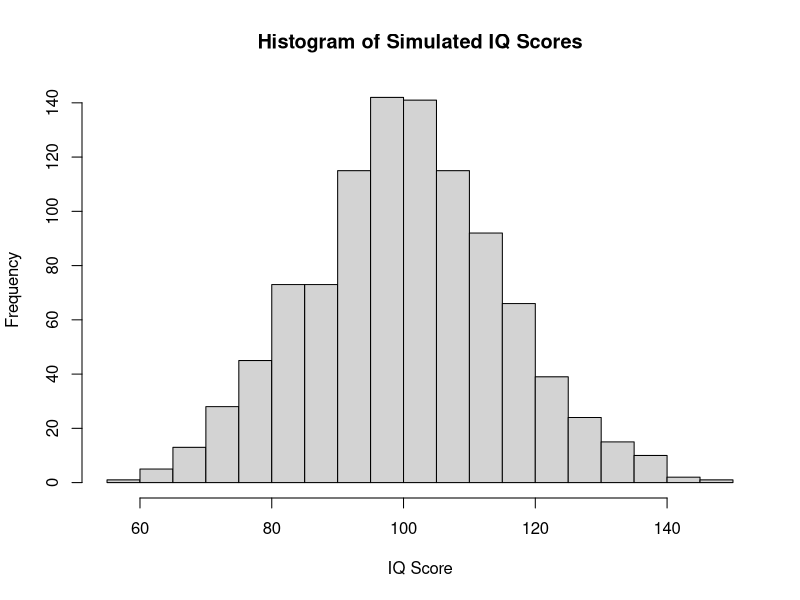
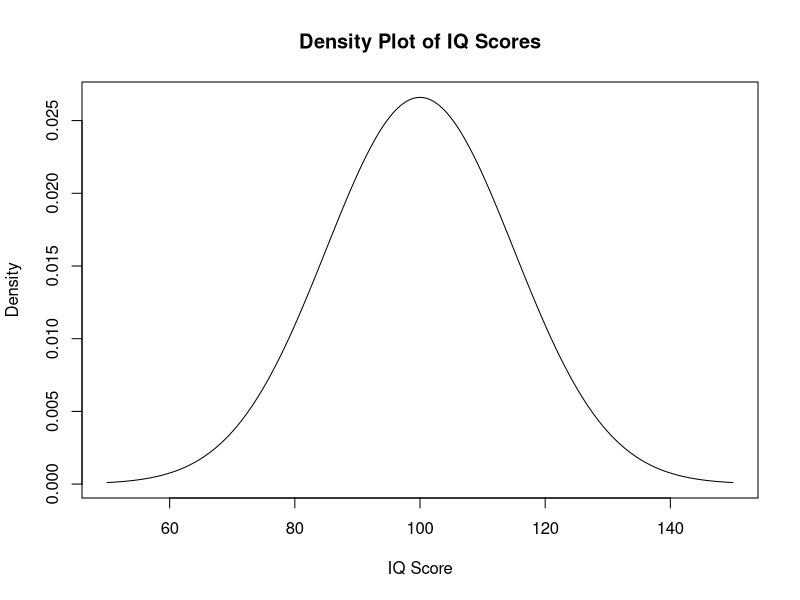
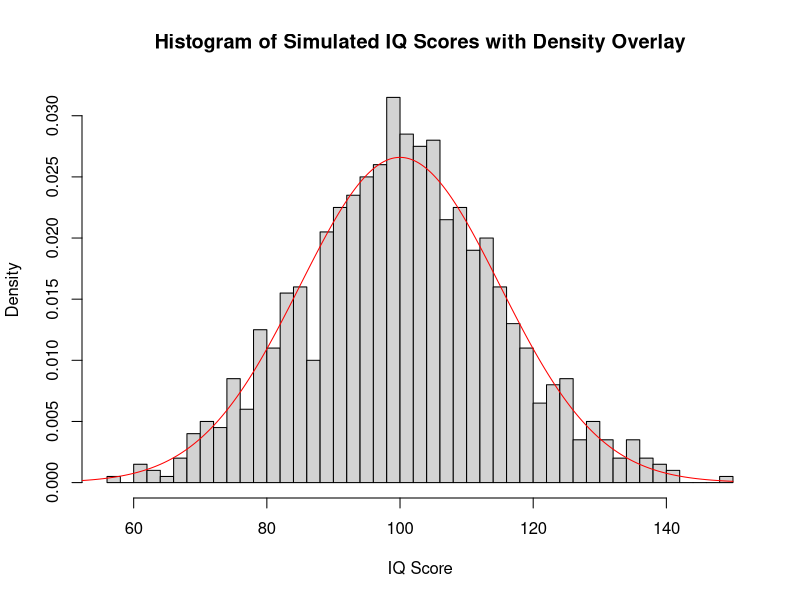
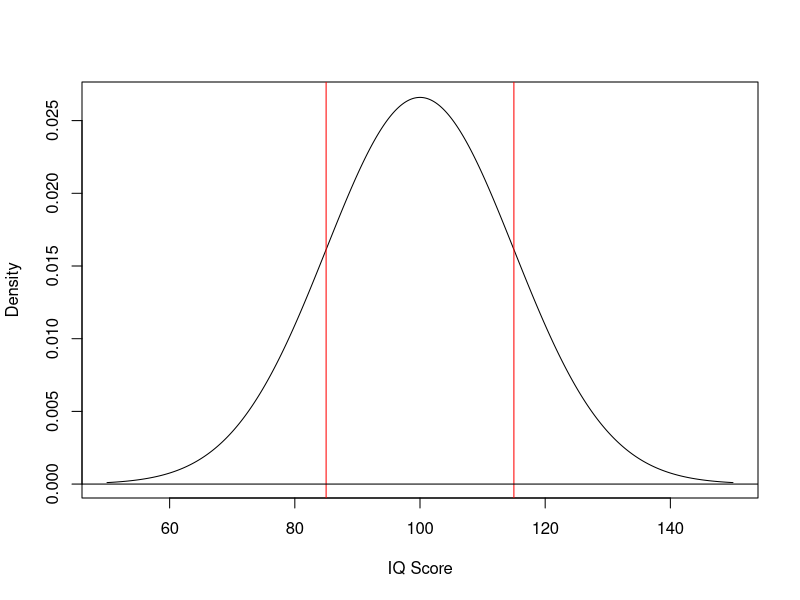

Recreate these plots in R, in order.
## ---- chunk 1

set.seed(123)  # for reproducibility
n <- 1000

# Generate random IQ scores
iq_scores <- rnorm(n, mean = 100, sd = 15)


# Visualize the distribution
hist(iq_scores, 
     breaks = 30, 
     main = "Histogram of Simulated IQ Scores", 
     xlab = "IQ Score")


## ---- chunk 2

# Get a range of x values
x_values <- seq(50, 150, length.out = 1000)

                
# Calculate the density values for the normal distribution
density_values <- dnorm(x_values, mean = 100, sd = 15)


# Plot the density
plot(x_values, density_values,
     type = "l",
     main = "Density Plot of IQ Scores",
     xlab = "IQ Score",
     ylab = "Density")

## ---- chunk 3

# Plot the histogram with density
hist(iq_scores,
     breaks = 50,
     probability = TRUE,  # normalize the histogram
     main = "Histogram of Simulated IQ Scores with Density Overlay",
     xlab = "IQ Score")


# Overlay the density plot - lines() adds to the previous plot
lines(x_values, density_values, col = "red")

## ---- chunk 4

# Calculate the probability
probability <- pnorm(120, mean = 100, sd = 15)

probability


# we can viaulize this using the mosaic package xpnorm function
# mosaic::xpnorm(120, mean = 100, sd = 15)


## ---- chunk 5

# Calculate the probability

probability_range <- pnorm(115, mean = 100, sd = 15) - pnorm(85, mean = 100, sd = 15)

probability_range




# we can viaulize this on a density plot 
plot(x_values, density_values,
     type = "l",
     xlab = "IQ Score",
     ylab = "Density")

abline(v = c(85, 115), col = "red")
abline(h = 0, col = "black")


## ---- chunk 6

# Let's get the 25th percentile for our simulated IQ scores
quantiles_simulated <- quantile(iq_scores, .25)

quantiles_simulated



# get the quantiles for the middle 95% of our simulated IQ scores
quantiles_95_simulated <- quantile(iq_scores, probs = c(0.025, 0.975))
quantiles_95_simulated


## ---- chunk 7

# Calculate the quantiles
quantiles_theoretical <- qnorm(.25, mean = 100, sd = 15)
quantiles_theoretical



# we can visualize this using the mosaic package xqnorm function
# mosaic::xqnorm(c(0.25, .5, 0.75), mean = 100, sd = 15)

## ---- chunk 8

# Calculate the quantiles
qnorm(c(0.025, .975), mean = 100, sd = 15)


# mosaic::xqnorm(c(0.025, .975), mean = 100, sd = 15)
# mosaic::xcnorm(.95, mean = 100, sd = 15)


